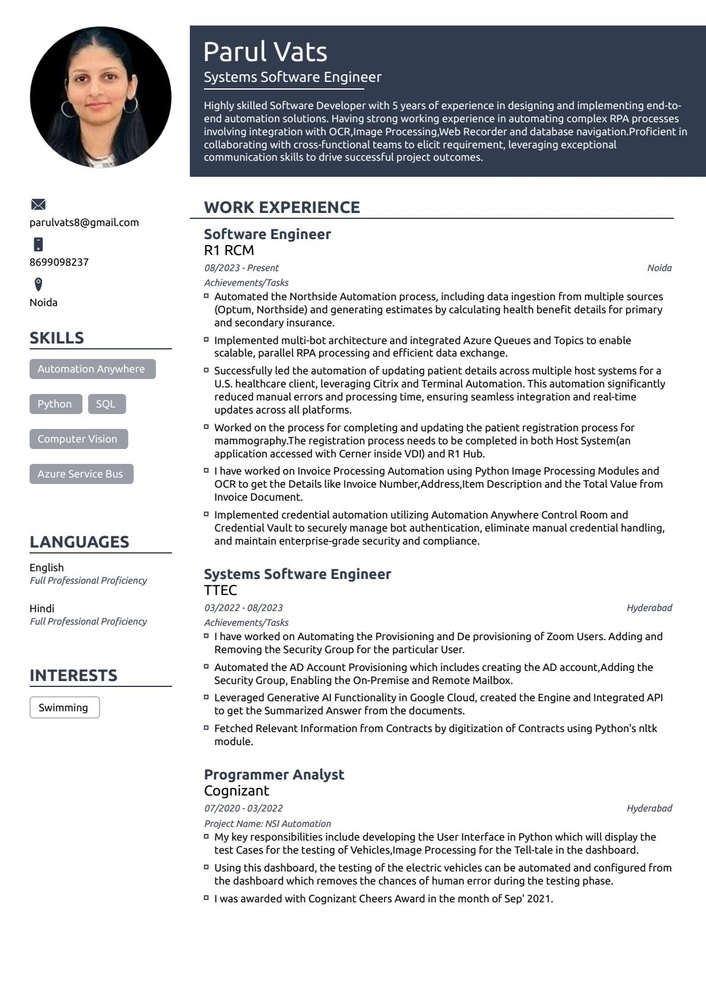
#> input picture scratch/test_page.jpg, 706 x 999 px, shrunk from 1190 x 1684 before the run, found by its file name
$ python check_stats.py   (older library calls are emulated)
#> lines starting #> are read from the running program, lines starting #| are printed output that depends on the picture; after the words box and inside, x2 and y2 are one past the last pixel; in counts of white or black regions, pixels touching at a corner belong together; long printed decimals are rounded
#> further down, img is the input picture: PIL image 706x999 RGB; mean R, G, B 216.3, 217.1, 218.9
### blank_page_detector.py
"""
Aether OCR — Blank Page Detector
==================================
Runs BEFORE OCR. Skips useless pages.
Saves 30–40% processing cost.
"""

import cv2
import numpy as np
import logging
from PIL import Image

logger = logging.getLogger(__name__)

# Thresholds — tuned to prevent false positives on elegant/sparse resumes & contracts
TEXT_DENSITY_THRESHOLD = 0.0005   # Below = truly blank
VARIANCE_THRESHOLD = 15.0         # Very low variance = uniform = blank


def compute_image_quality(pil_image: Image.Image) -> float:
    """
    Returns a quality score 0.0–1.0.
    Low score = bad scan / noisy image → needs Azure DI.
    High score = clean scan → PaddleOCR is fine.
    """
    gray = _to_gray(pil_image)
    # Laplacian variance measures sharpness/blur
    laplacian_var = cv2.Laplacian(gray, cv2.CV_64F).var()
    # Normalize: 0 = completely blurred, 1 = sharp
    score = min(laplacian_var / 800.0, 1.0)
    return round(score, 3)


def is_blank_page(pil_image: Image.Image, digital_text: str = "") -> bool:
    """
    Returns True if the page should be SKIPPED (blank/near-blank).
    Checks both digital text density and image pixel density.
    """
    # Fast check: if digital text exists, it's not blank
    if digital_text and len(digital_text.strip()) > 30:
        return False

    gray = _to_gray(pil_image)

    # Check 1: Pixel variance (blank pages are uniform white/gray)
    variance = float(np.var(gray))
    if variance < VARIANCE_THRESHOLD:
        logger.info(f"  [BLANK] Variance={variance:.1f} < {VARIANCE_THRESHOLD} → SKIP")
        return True

    # Check 2: Text density (fraction of dark pixels)
    _, binary = cv2.threshold(gray, 200, 255, cv2.THRESH_BINARY_INV)
    text_density = float(np.sum(binary > 0)) / binary.size
    if text_density < TEXT_DENSITY_THRESHOLD:
        logger.info(f"  [BLANK] Density={text_density:.4f} < {TEXT_DENSITY_THRESHOLD} → SKIP")
        return True

    return False


def get_page_stats(pil_image: Image.Image) -> dict:
    """Returns diagnostic stats for a page — useful for debugging."""
    gray = _to_gray(pil_image)
    _, binary = cv2.threshold(gray, 200, 255, cv2.THRESH_BINARY_INV)
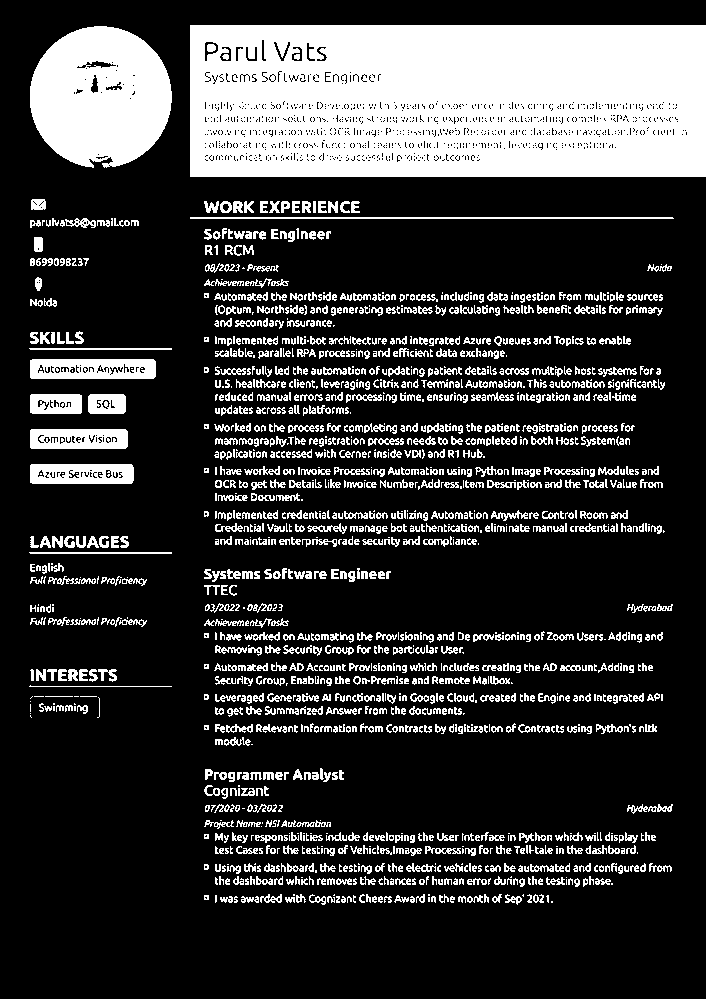
#> binary: shape (999, 706); 21.8% white; 1605 white regions (462 under 20 px), largest, box (x1, y1, x2, y2) and area: (190, 25, 706, 177) 75021, (30, 26, 172, 168) 15431, (30, 359, 156, 379) 2211
    text_density = float(np.sum(binary > 0)) / binary.size
#> text_density = 0.218
    variance = float(np.var(gray))
#> variance = 5246.6
    quality = compute_image_quality(pil_image)
#> in compute_image_quality, `laplacian_var = cv2.Laplacian(gray, cv2.CV_64F).var()`: laplacian_var = 8542.1
#> in compute_image_quality, `score = min(laplacian_var / 800.0, 1.0)`: score = 1
#> quality = 1
    return {
        "text_density": round(text_density, 5),
        "variance": round(variance, 2),
        "quality_score": quality,
        "is_blank": is_blank_page(pil_image),
    }
#> in is_blank_page, `variance = float(np.var(gray))`: variance = 5246.6
#> in is_blank_page, `text_density = float(np.sum(binary > 0)) / binary.size`: text_density = 0.218


def _to_gray(pil_image: Image.Image) -> np.ndarray:
    img = np.array(pil_image)
    if len(img.shape) == 3:
        return cv2.cvtColor(img, cv2.COLOR_RGB2GRAY)
    return img

### scratch/check_stats.py
import sys
import os
sys.path.append(os.getcwd())

from PIL import Image
from blank_page_detector import get_page_stats

img = Image.open('scratch/test_page.jpg')
stats = get_page_stats(img)
#> stats = {'text_density': 0.218, 'variance': 5246.6, 'quality_score': 1, 'is_blank': False}
print(stats)
#| {'text_density': 0.2183, 'variance': 5246.61, 'quality_score': 1.0, 'is_blank': False}
